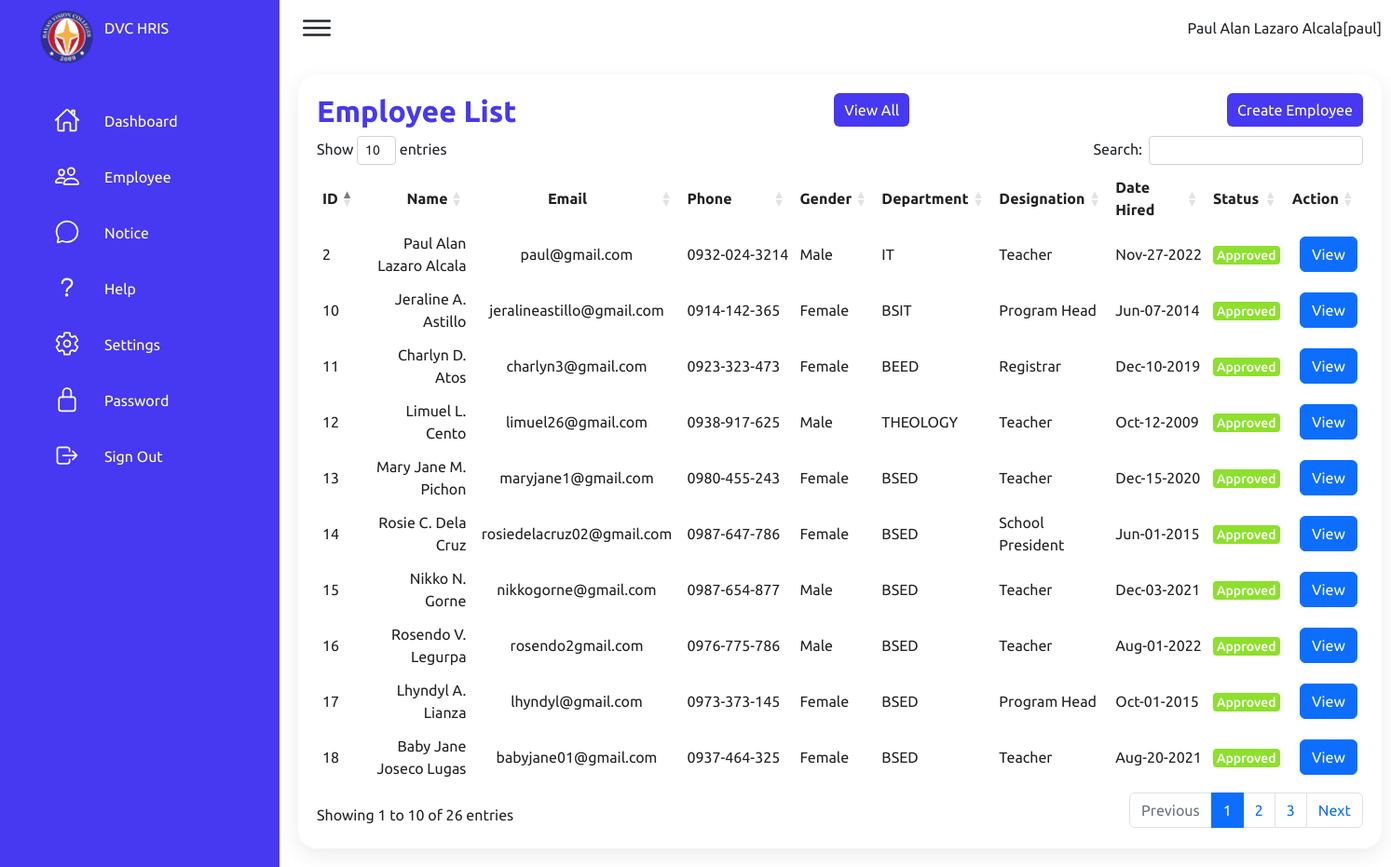
The app's page /employee.php (signed in) with its own data.
### tables this page shows
CREATE TABLE `user_table` (
  `id` int(10) NOT NULL,
  `user_type` int(10) NOT NULL,
  `fullname` text NOT NULL,
  `email` varchar(40) NOT NULL,
  `user_name` varchar(20) NOT NULL,
  `password` varchar(20) NOT NULL,
  `birthday` date NOT NULL,
  `date_employed` date NOT NULL,
  `educ_attainment` text NOT NULL,
  `employment_record` text NOT NULL,
  `gender` varchar(10) NOT NULL,
  `status` int(10) NOT NULL,
  `archive` int(10) NOT NULL,
  `phone_number` varchar(13) NOT NULL,
  `department` varchar(20) NOT NULL,
  `designation` varchar(20) NOT NULL
);

### employee.php (the view, shortened to what this page needs)
<!DOCTYPE html>
<html lang="en">
<head>
    <link rel="stylesheet" href="assets/css/style.css">
    <link rel="stylesheet" href="loadingspinnerem.css">
    <link href="https://cdn.jsdelivr.net/npm/bootstrap@5.2.3/dist/css/bootstrap.min.css" rel="stylesheet">
<link rel="stylesheet" type="text/css" href="https://cdn.datatables.net/1.13.1/css/dataTables.bootstrap4.min.css"/>
</head>
<body>
    <?php include 'navigation.php';?>
        <div class="main">
        <?php
        include 'topbar.php';
        ?>
            <div class="details" id="refresh-emp">
                <div class="recentOrders">
                    <div class="cardHeader">
                        <h2>Employee List</h2>
                        <a href="#" class="btn">View All</a>
                        <a href="#" id="create" type="button" onclick="demoShow();"  class="btn">Create Employee</a>
                    </div>
                    <?php include 'createEmployee.php';?>
                    <table>
                        <thead>
                            <tr>
                            <td>ID</td>
                                <td>Name</td>
                                <td>Email</td>
                                <td>Phone</td>
                                <td>Gender</td>
                                <td>Department</td>
                                <td>Designation</td>
                                <td>Date Hired</td>
                                <td>Status</td>
                                <td>Action</td>
                            </tr>
                        </thead>
                        <tbody>
                        <?php
include "connect.php";
$sql = "SELECT * FROM  user_table WHERE user_type = 1 AND archive = 0 ORDER BY id DESC";
$result = $conn->query($sql);
if ($result->num_rows > 0) {
    while ($row = $result->fetch_assoc()) {
?>
    <tr>
    <td ><?php echo $row['id']; ?></td>
    <td data-column="id"><?php echo $row['fullname']; ?></td>
      <td data-column="Client name"><?php echo $row['email']; ?></td>
      <td style="white-space:nowrap;" data-column="Contact Number"><?php echo $row['phone_number']; ?></td>
      <td data-column="email"><?php echo $row['gender']; ?></td>
      <td data-column="room id"><?php echo $row['department']; ?></td>
      <td data-column="adult"><?php echo $row['designation']; ?></td>
      <td style="white-space:nowrap;" data-column="children"><?php
      $date = strtotime($row['date_employed']);
      echo date('M-d-Y',$date); ?></td>
<?php
                  if($row['status'] == 0){
                    echo   '<td><span class="status pending">Pending</span></td>';
                  }else{
                   echo '<td><span class="status delivered">Approved</span></td>';
                  }
     ?>
      <td data-column="Twitter">
       <button  data-id='<?php echo $row['id']; ?>' class="userinfo btn btn-primary">View</button>
      </td>
    </tr>
    <?php
      }
}
?>
                        </tbody>
                    </table>
                </div>
            </div>
        </div>
</body>
</html>

### assets/css/style.css (style rules this page uses)
* { font-family: "Ubuntu", sans-serif; margin: 0; padding: 0; box-sizing: border-box; }
:root { --blue: #4738f1; --white: #fff; --gray: #f5f5f5; --black1: #222; --black2: #999; }
body { min-height: 100vh; overflow-x: hidden; }
.main { position: absolute; width: calc(100% - 300px); left: 300px; min-height: 100vh; background: var(--white); transition: 0.5s; }
.details { position: relative; width: 100%; padding: 20px; display: grid; grid-gap: 30px; }
.details .recentOrders { position: relative; min-height: 200px; background: var(--white); padding: 20px; box-shadow: 0 7px 25px rgba(0, 0, 0, 0.08); border-radius: 20px; }
.details .cardHeader { display: flex; justify-content: space-between; align-items: flex-start; }
.cardHeader h2 { font-weight: 600; color: var(--blue); }
.cardHeader .btn { position: relative; padding: 5px 10px; background: var(--blue); text-decoration: none; color: var(--white); border-radius: 6px; }
.details table { min-width: 100%; margin-top: 10px; }
.details table thead td { font-weight: 600; }
.details .recentOrders table tr { color: var(--black1); border-bottom: 1px solid rgba(0, 0, 0, 0.1); }
.details .recentOrders table tr:last-child { border-bottom: none; }
.details .recentOrders table tr td { padding: 6px; }
.details .recentOrders table tr td:last-child { text-align: end; }
.details .recentOrders table tr td:nth-child(2) { text-align: end; }
.details .recentOrders table tr td:nth-child(3) { text-align: center; }
.status.delivered { padding: 2px 4px; background: #8de02c; color: var(--white); border-radius: 4px; font-size: 14px; font-weight: 500; }

### createEmployee.css (style rules this page uses)
:root { --main-blue: #71b7e6; --main-purple: #6049fa; --main-grey: #ccc; --sub-grey: #d9d9d9; }

### records on screen
user_table: id "18", fullname "Baby Jane Joseco Lugas", email "babyjane01@gmail.com", phone_number "0937-464-325", gender "Female", department "BSED", designation "Teacher", date_employed "Aug-20-2021", status "Approved"
user_table: id "17", fullname "Lhyndyl A. Lianza", email "lhyndyl@gmail.com", phone_number "0973-373-145", gender "Female", department "BSED", designation "Program Head", date_employed "Oct-01-2015", status "Approved"
user_table: id "16", fullname "Rosendo V. Legurpa", email "rosendo2gmail.com", phone_number "0976-775-786", gender "Male", department "BSED", designation "Teacher", date_employed "Aug-01-2022", status "Approved"
user_table: id "15", fullname "Nikko N. Gorne", email "nikkogorne@gmail.com", phone_number "0987-654-877", gender "Male", department "BSED", designation "Teacher", date_employed "Dec-03-2021", status "Approved"
user_table: id "14", fullname "Rosie C. Dela Cruz", email "rosiedelacruz02@gmail.com", phone_number "0987-647-786", gender "Female", department "BSED", designation "School President", date_employed "Jun-01-2015", status "Approved"
user_table: id "13", fullname "Mary Jane M. Pichon", email "maryjane1@gmail.com", phone_number "0980-455-243", gender "Female", department "BSED", designation "Teacher", date_employed "Dec-15-2020", status "Approved"
user_table: id "12", fullname "Limuel L. Cento", email "limuel26@gmail.com", phone_number "0938-917-625", gender "Male", department "THEOLOGY", designation "Teacher", date_employed "Oct-12-2009", status "Approved"
user_table: id "11", fullname "Charlyn D. Atos", email "charlyn3@gmail.com", phone_number "0923-323-473", gender "Female", department "BEED", designation "Registrar", date_employed "Dec-10-2019", status "Approved"
user_table: id "10", fullname "Jeraline A. Astillo", email "jeralineastillo@gmail.com", phone_number "0914-142-365", gender "Female", department "BSIT", designation "Program Head", date_employed "Jun-07-2014", status "Approved"
user_table: id "2", fullname "Paul Alan Lazaro Alcala", email "paul@gmail.com", phone_number "0932-024-3214", gender "Male", department "IT", designation "Teacher", date_employed "Nov-27-2022", status "Approved"

### other values on screen
$sessionfullname "Paul Alan Lazaro Alcala"
$sessionuser_name "paul"
